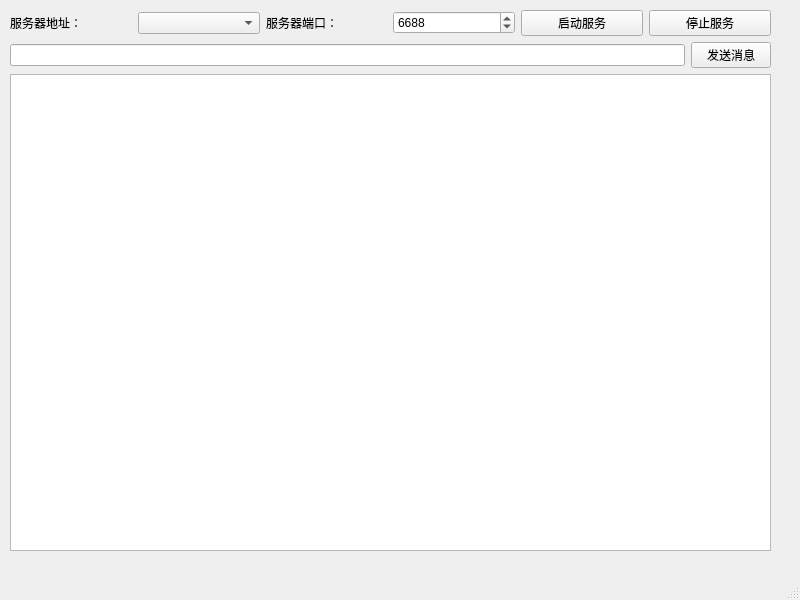
<?xml version="1.0" encoding="UTF-8"?>
<ui version="4.0">
 <class>MainWindow</class>
 <widget class="QMainWindow" name="MainWindow">
  <property name="geometry">
   <rect>
    <x>0</x>
    <y>0</y>
    <width>800</width>
    <height>600</height>
   </rect>
  </property>
  <property name="windowTitle">
   <string>TCP服务器端--测试版</string>
  </property>
  <widget class="QWidget" name="centralwidget">
   <widget class="QWidget" name="">
    <property name="geometry">
     <rect>
      <x>10</x>
      <y>10</y>
      <width>761</width>
      <height>541</height>
     </rect>
    </property>
    <layout class="QVBoxLayout" name="verticalLayout">
     <item>
      <layout class="QHBoxLayout" name="horizontalLayout">
       <item>
        <widget class="QLabel" name="label">
         <property name="text">
          <string>服务器地址：</string>
         </property>
        </widget>
       </item>
       <item>
        <widget class="QComboBox" name="comboBox_Ip"/>
       </item>
       <item>
        <widget class="QLabel" name="label_2">
         <property name="text">
          <string>服务器端口：</string>
         </property>
        </widget>
       </item>
       <item>
        <widget class="QSpinBox" name="spinBox_Port">
         <property name="maximum">
          <number>65535</number>
         </property>
         <property name="value">
          <number>6688</number>
         </property>
        </widget>
       </item>
       <item>
        <widget class="QPushButton" name="pushButton_Start">
         <property name="text">
          <string>启动服务</string>
         </property>
        </widget>
       </item>
       <item>
        <widget class="QPushButton" name="pushButto_Stop">
         <property name="text">
          <string>停止服务</string>
         </property>
        </widget>
       </item>
      </layout>
     </item>
     <item>
      <layout class="QHBoxLayout" name="horizontalLayout_2">
       <item>
        <widget class="QLineEdit" name="lineEdit_InputMsg"/>
       </item>
       <item>
        <widget class="QPushButton" name="pushButton_Send">
         <property name="text">
          <string>发送消息</string>
         </property>
        </widget>
       </item>
      </layout>
     </item>
     <item>
      <widget class="QPlainTextEdit" name="plainTextEdit_ListMsg"/>
     </item>
    </layout>
   </widget>
  </widget>
  <widget class="QMenuBar" name="menubar">
   <property name="geometry">
    <rect>
     <x>0</x>
     <y>0</y>
     <width>800</width>
     <height>22</height>
    </rect>
   </property>
  </widget>
  <widget class="QStatusBar" name="statusbar"/>
 </widget>
 <resources/>
 <connections/>
</ui>
